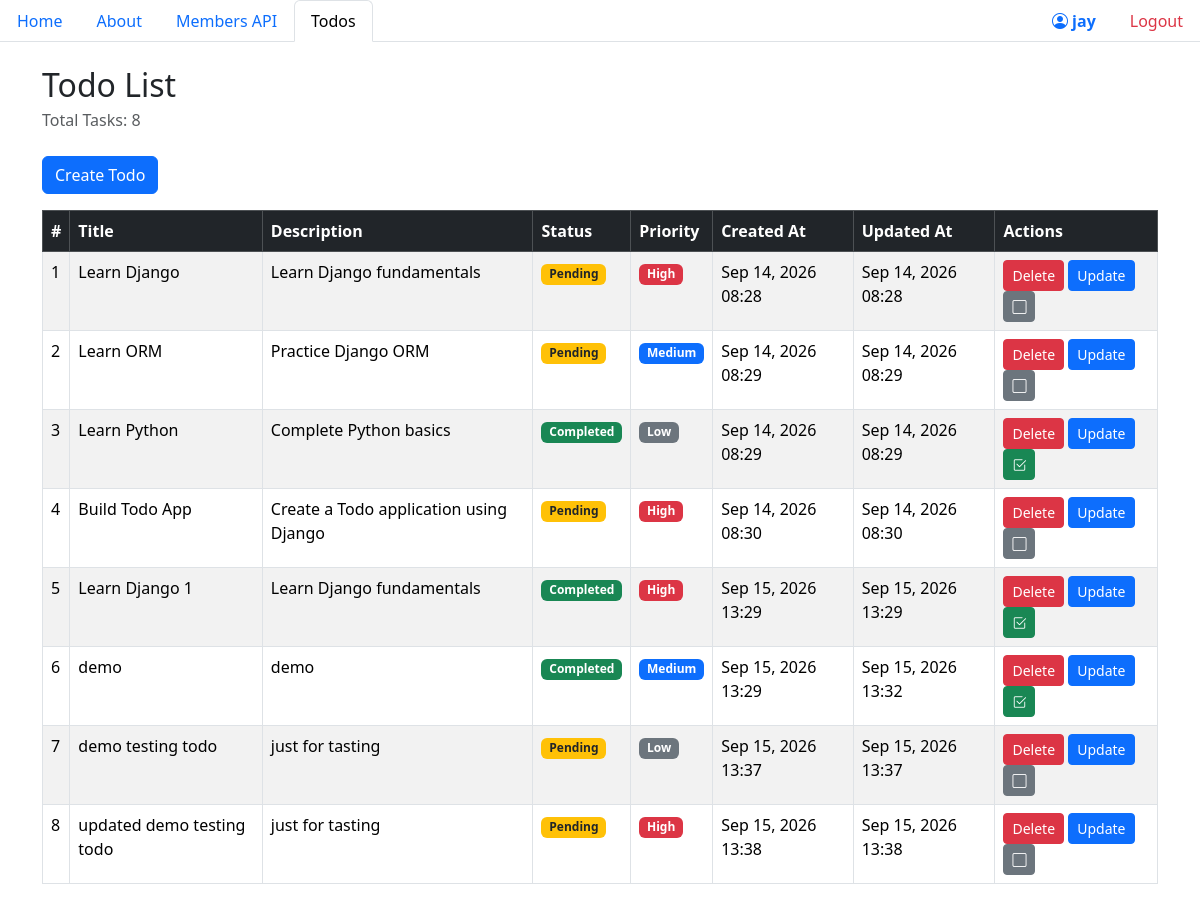
Page /todo/ (signed in) on the earlier database version.
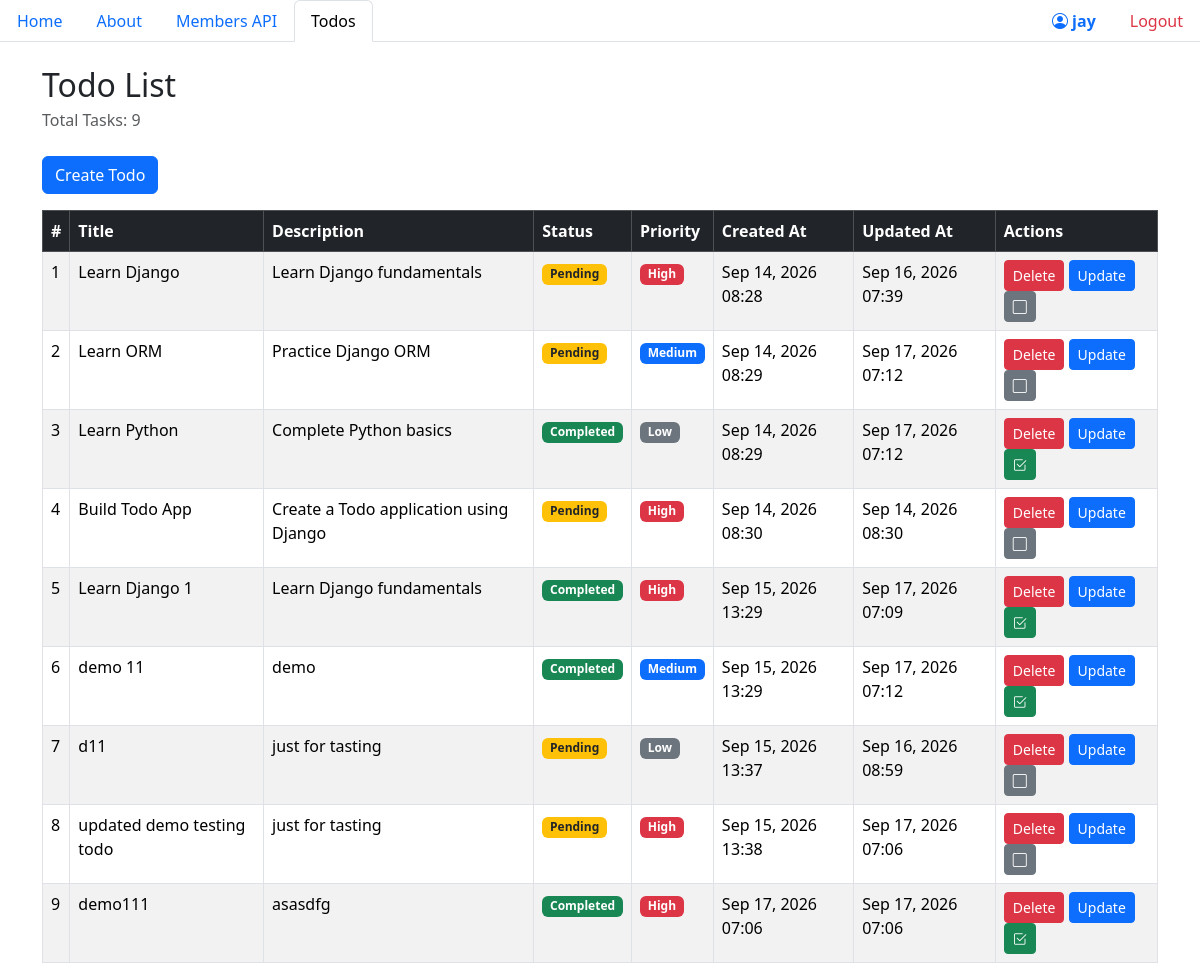
Same page on the later database version.
### todo/models.py (models this page shows, shortened)
class Todo(models.Model):
    status_choices = [
        ('PENDING', 'Pending'),
        ('COMPLETED', 'Completed'),
    ]
    id = models.IntegerField(primary_key=True)
    title = models.CharField(max_length=100)
    description = models.TextField()
    status = models.CharField(max_length=20 , choices=status_choices , default='PENDING')
    priority_choices = [
        ('LOW', 'Low'),
        ('MEDIUM', 'Medium'),
        ('HIGH', 'High'),
    ]
    priority = models.CharField(max_length=20 , choices=priority_choices , default='LOW')
    created_at = models.DateTimeField(auto_now_add=True)
    updated_at = models.DateTimeField(auto_now=True)

### todo/views.py (the view)
# urls.py: path("todo/", include("todo.urls")),
@login_required(login_url="/auth/login_user")
@permission_required("todo.view_todo")
def todo(request):
    my_todo = list(Todo.objects.all())
    return render(request, "todo/todo.html" , {"todos" : my_todo})

### todo/templates/todo/todo.html (shortened to what this page needs)
{% extends 'nevbar.html' %}
{% block content %}
<div class="container mt-4">
    <h2 class="mb-1">Todo List</h2>
    <p class="text-muted mb-4">Total Tasks: {{ todos|length }}</p>
    <a href="create_todo" class="btn btn-primary mb-3">Create Todo</a>
    <table class="table table-bordered table-striped table-hover">
        <thead class="table-dark">
            <tr>
                <th>#</th>
                <th>Title</th>
                <th>Description</th>
                <th>Status</th>
                <th>Priority</th>
                <th>Created At</th>
                <th>Updated At</th>
                <th>Actions</th>
            </tr>
        </thead>
        <tbody>
            {% for todo in todos %}
            <tr>
                <td>{{ forloop.counter }}</td>
                <td>{{ todo.title }}</td>
                <td>{{ todo.description }}</td>
                <td>
                    {% if todo.status == 'COMPLETED' %}
                        <span class="badge bg-success">Completed</span>
                    {% else %}
                        <span class="badge bg-warning text-dark">Pending</span>
                    {% endif %}
                </td>
                <td>
                    {% if todo.priority == 'HIGH' %}
                        <span class="badge bg-danger">High</span>
                    {% elif todo.priority == 'MEDIUM' %}
                        <span class="badge bg-primary">Medium</span>
                    {% else %}
                        <span class="badge bg-secondary">Low</span>
                    {% endif %}
                </td>
                <td>{{ todo.created_at|date:"M d, Y H:i" }}</td>
                <td>{{ todo.updated_at|date:"M d, Y H:i" }}</td>
                {% if user.custom_user.is_admin or user.is_superuser %}
                <td>
                    <a href="{% url 'delete_todo' todo.id %}" class="btn btn-danger btn-sm">Delete</a>
                    <a href="{% url 'update_todo' todo.id %}" class="btn btn-primary btn-sm">Update</a>
                    {% if todo.status == 'COMPLETED' %}
                        <a href="{% url 'status_todo' todo.id %}" class="btn btn-success btn-sm" title="Mark as Pending">
                            <i class="bi bi-check2-square"></i>
                        </a>
                    {% else %}
                        <a href="{% url 'status_todo' todo.id %}" class="btn btn-secondary btn-sm" title="Mark as Completed">
                            <i class="bi bi-square"></i>
                        </a>
                    {% endif %}
                </td>
                {% endif %}
            </tr>
            {% empty %}
            <tr>
                <td colspan="7" class="text-center text-muted">No todos found.</td>
            </tr>
            {% endfor %}
        </tbody>
    </table>
</div>
{% endblock %}

Differences in the rows shown:
changed Todo "Learn Django": updated_at "Sep 14, 2026 08:28" → "Sep 16, 2026 07:39"
changed Todo "Learn ORM": updated_at "Sep 14, 2026 08:29" → "Sep 17, 2026 07:12"
changed Todo "Learn Python": updated_at "Sep 14, 2026 08:29" → "Sep 17, 2026 07:12"
changed Todo "Learn Django 1": updated_at "Sep 15, 2026 13:29" → "Sep 17, 2026 07:09"
changed Todo "demo": title "demo" → "demo 11"; updated_at "Sep 15, 2026 13:32" → "Sep 17, 2026 07:12"
changed Todo: title "demo testing todo" → "d11"; updated_at "Sep 15, 2026 13:37" → "Sep 16, 2026 08:59"
changed Todo "updated demo testing todo": updated_at "Sep 15, 2026 13:38" → "Sep 17, 2026 07:06"
added Todo: title "demo111", description "asasdfg", status "Completed", priority "High", created_at "Sep 17, 2026 07:06", updated_at "Sep 17, 2026 07:06"
Other differences:
{{ todos|length }}: "8" → "9"
